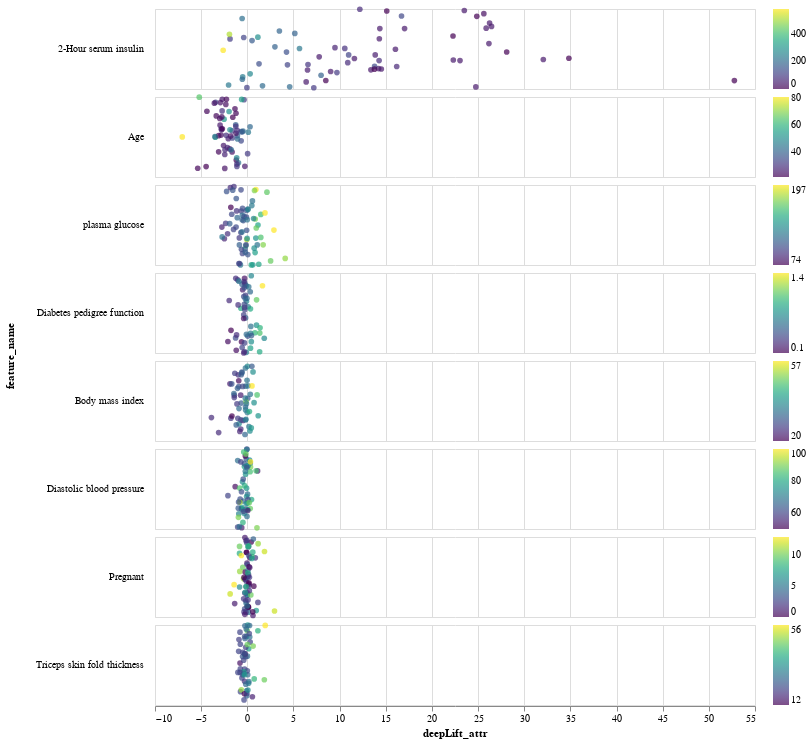

Notebook code cell kept with this figure:
### Code cell
charts['deepLift_attr']

### Figure 1 — Vega-Lite specification as saved in the notebook (floating-point values rounded to 4 significant figures; data arrays with more than 128 entries replaced by an {"elided": "..."} marker saying what was removed)
{"config": {"view": {"continuousWidth": 400, "continuousHeight": 300}}, "data": {"name": "data-b663af5a4968ed8914358c737953700b"}, "mark": "circle", "encoding": {"color": {"field": "feature_value", "scale": {"scheme": "viridis"}, "title": null, "type": "quantitative"}, "row": {"field": "feature_name", "header": {"labelAlign": "left", "labelAngle": 0}, "sort": ["2-Hour serum insulin", "Age", "plasma glucose", "Diabetes pedigree function", "Body mass index", "Diastolic blood pressure", "Pregnant", "Triceps skin fold thickness"], "spacing": 0, "type": "nominal"}, "size": {"value": 32}, "x": {"field": "deepLift_attr", "type": "quantitative"}, "y": {"axis": null, "field": "jitter", "type": "quantitative"}}, "height": 80, "resolve": {"scale": {"color": "independent"}}, "transform": [{"calculate": "random()", "as": "jitter"}], "width": 600, "$schema": "https://vega.github.io/schema/vega-lite/v4.17.0.json", "datasets": {"data-b663af5a4968ed8914358c737953700b": {"elided": "500 records"}}}
